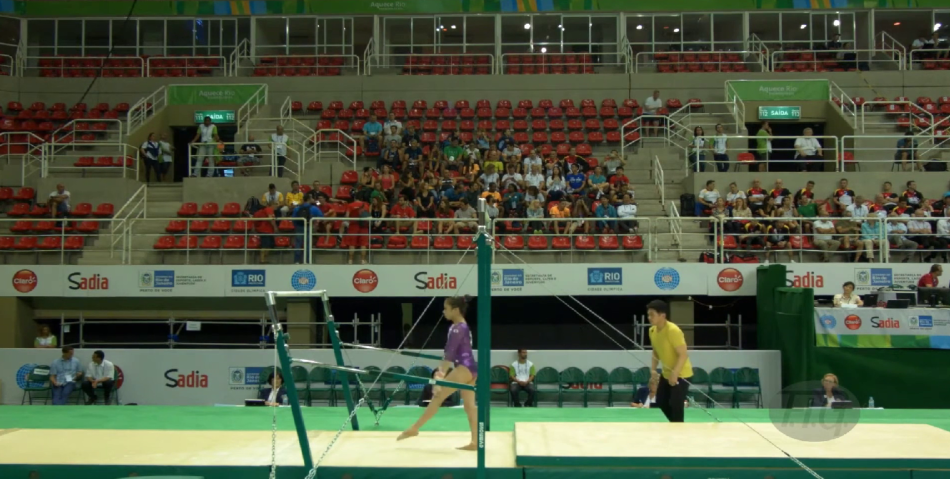
#> input picture HSV_Scale/try_hsv.png, 1900 x 958 px, given in place of barras_gym.mp4, which was not available (shown at 1/2 size)
$ python detector_main.py
#> lines starting #> are read from the running program, lines starting #| are printed output that depends on the picture; after the words box and inside, x2 and y2 are one past the last pixel; in counts of white or black regions, pixels touching at a corner belong together; pictures that were not available may be replaced by others from this repository, and a replacement may not be noted
# Importar paquetes
# https://www.youtube.com/watch?v=p3yfEtFQEEw
import cv2
from tqdm import *
from PIL import Image, ImageFilter
import numpy as np
import pandas as pd
import matplotlib.pyplot as plt

def main(path_video_in, path_video_out):
    """
    Procesa un video para calcular métricas, dibujar trayectorias y generar un video de salida.
    :param path_video_in: Ruta del video de entrada (str).
    :param path_video_out: Ruta de archivos de salida (str).
    """
#> called with path_video_in = './input/barras_gym.mp4', path_video_out = './output'
    global metrics  # Definición global de métricas

    video_in = cv2.VideoCapture(path_video_in) # Video entrada

    # Propiedades del video para video salida
    fps = video_in.get(cv2.CAP_PROP_FPS)
    width = int(video_in.get(cv2.CAP_PROP_FRAME_WIDTH))
    height = int(video_in.get(cv2.CAP_PROP_FRAME_HEIGHT))
    total_frames = int(video_in.get(cv2.CAP_PROP_FRAME_COUNT))

    fourcc = cv2.VideoWriter_fourcc(*'mp4v') # Video de salida
    video_out = cv2.VideoWriter(path_video_out + '/video_out.mp4', fourcc, fps, (width, height))

    # Se inicia barra progreso
    progress_bar = tqdm(total=total_frames, desc="Processing Frames")
    last_frame = None  # último frame

    while True:
        ret, frame = video_in.read()
#> frame is the input picture: shape (958, 1900, 3); mean B, G, R 67.1, 89.1, 80
        track_layer = np.zeros_like(frame) # Capa para dibujar la trayectoria
        if not ret:
            break

        img_filt = frame_processing(frame, track_layer, fps) # Se procesa el frame
        last_frame = img_filt  # Guardar el último frame

        video_out.write(img_filt)  # Escribir video
        progress_bar.update(1) # Actualizar barra

    metrics['Velocidad angular media (vueltas/s)'] = round(sum(total_vel_w) / len(total_vel_w),2) #Actualizar métricas

    if last_frame is not None:  # último frame
        table_frame = metrics_pandas(last_frame)  # Dibujar métricas en video
        for _ in range(int(fps * 5)):  # Congelar por 5 segundos
            video_out.write(table_frame)  # Escribir video salida

    # Liberar recursos
    video_in.release()
    video_out.release()
    cv2.destroyAllWindows()
    draw_graph(path_out)  # Dibujar gráfica
    progress_bar.close()

# [32 lines left out: function metrics_pandas, not called in this run]

def frame_processing(frame, track_layer, fps):
    """
    Dado un frame, una capa para el dibujo de la trayectoria y los fps,
    se procesa el video, se dibuja la trayectoria y se obtienen las métricas.
    :param frame: Frame del video (ndarray).
    :param track_layer: Capa trayectoria (ndarray).
    :param fps: Fps del video (int).
    :return results: Resultado del frame procesado (ndarray).
    """
#> called with fps = 30
    global low_h, high_h

    img_arr = Image.fromarray(frame)
    # Aplicar un filtro de nitidez
    img_filt = img_arr.filter(ImageFilter.UnsharpMask(radius=2, percent=150, threshold=3))
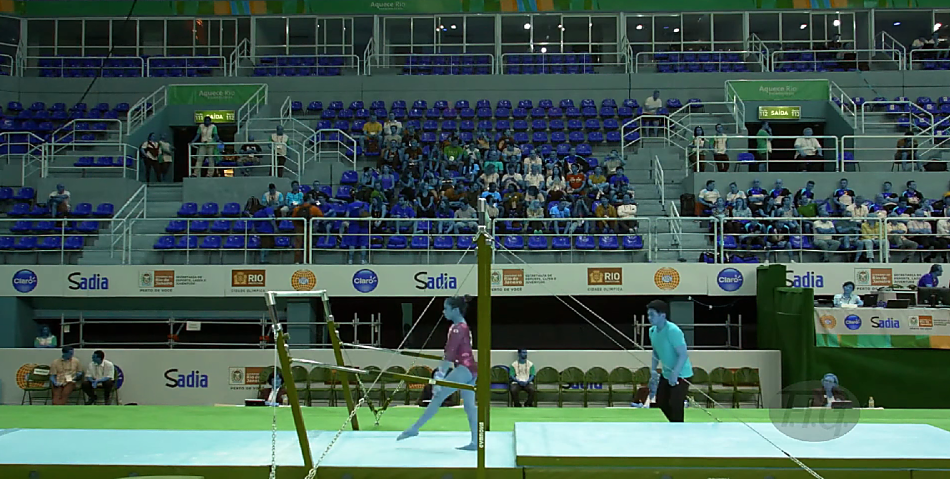
#> img_filt: PIL image 1900x958 RGB (shown at 1/2 size); mean R, G, B 67.5, 89.2, 80.2
    img_filt_arr = np.array(img_filt)

    low_h_np = np.array(low_h, dtype=np.uint8)
    high_h_np = np.array(high_h, dtype=np.uint8)

    # Máscara con umbrales hsv
    hsv_img = cv2.cvtColor(img_filt_arr, cv2.COLOR_BGR2HSV)
#> hsv_img: shape (958, 1900, 3); mean H, S, V 47.5, 108.6, 95.3
    mask = cv2.inRange(hsv_img, low_h_np, high_h_np)
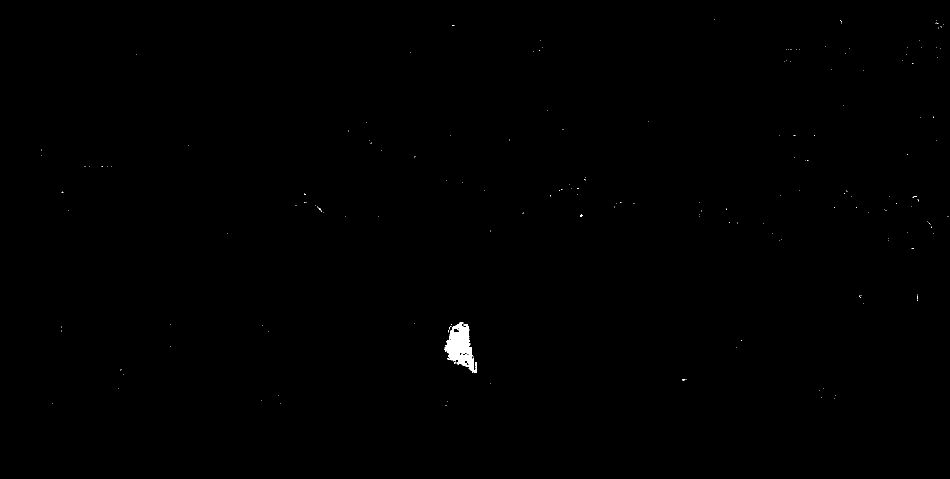
#> mask: shape (958, 1900) (shown at 1/2 size); 0.2% white; 198 white regions (197 under 20 px), largest, box (x1, y1, x2, y2) and area: (888, 645, 954, 746) 3305
    # Erosión y dilatación
    eros_img = erosion_img(mask, (3, 3), 1)
#> in erosion_img, `erosion = cv2.erode(img_input, kernel, iterations=iterations)`:
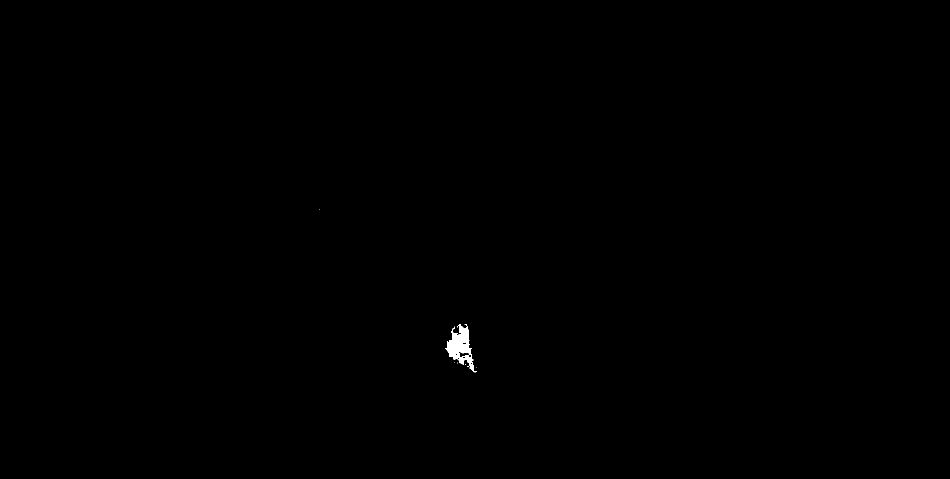
#> erosion: shape (958, 1900) (shown at 1/2 size); 0.14% white; 7 white regions (6 under 20 px), largest, box (x1, y1, x2, y2) and area: (891, 648, 953, 745) 2450
    dilat_img = dilation_img(eros_img, (15, 15), 5)
#> in dilation_img, `dilation = cv2.dilate(img_input, kernel, iterations=iterations)`:
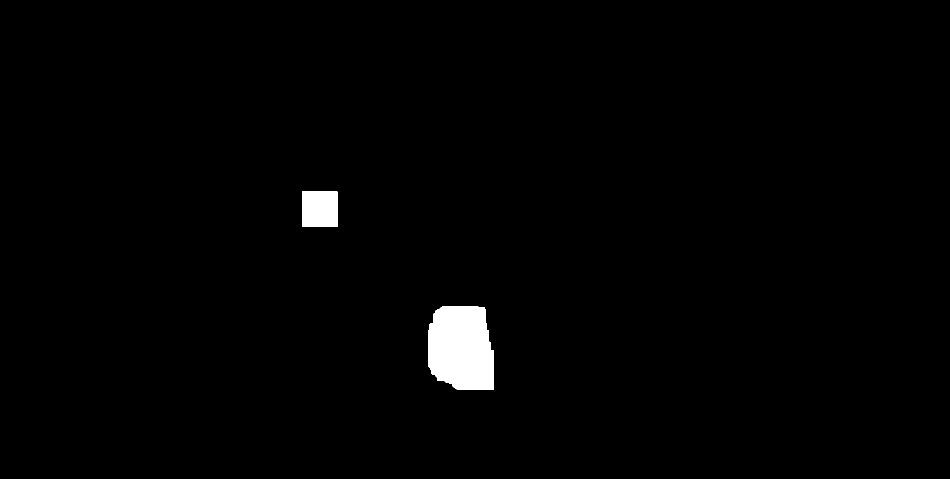
#> dilation: shape (958, 1900) (shown at 1/2 size); 1.3% white; 2 white regions

    pxl_cont = contour_processing(frame, dilat_img) # Procesar contorno
#> in contour_processing, `contours, _ = cv2.findContours(img_pre, cv2.RETR_EXTERNAL, cv2.CHAIN_A..`: contours = 2 contours; box (x1, y1, x2, y2) and area: (856, 613, 988, 780) 18980, (604, 383, 675, 454) 4900
#> in contour_processing, `max_contour = max(contours, key=cv2.contourArea)`: max_contour = contour of 85 points, box (x1, y1, x2, y2) (856, 613, 988, 780), area 18980
#> in contour_processing, `engl_cont = cv2.convexHull(max_contour)`: engl_cont = contour of 16 points, box (x1, y1, x2, y2) (856, 613, 988, 780), area 19606
#> pxl_cont has the same summary as engl_cont in contour_processing
    # Procesar trayecoria
    results = trayectoria_processing(pxl_cont, frame, track_layer, fps)

    return results

def trayectoria_processing(list_pxl, original_img, track_layer, fps):
    """
    Calcula y dibuja la trayectoria dado un contorno.
    :param list_pxl: Lista de contorno detectado (list).
    :param original_img: Imagen original (ndarray).
    :param track_layer: Capa trayectoria (ndarray).
    :param fps: Fps del video (int).
    :return mix_img: Imagen original y dibujada (ndarray).
    """
#> called with list_pxl = array of shape (16, 1, 2), fps = 30
    global track, time, graph, scale
    m = cv2.moments(list_pxl) # calcular momentos del contorno
#> m = moments, m00 19606, centre m10/m00, m01/m00 = (922.6, 696.3)
    if m['m00'] != 0:
        cx = int(m['m10'] / m['m00'])
#> cx = 922
        cy = int(m['m01'] / m['m00'])
#> cy = 696
        centroid = (cx, cy)  # Calcular centroide
#> centroid = (922, 696)
    else:
        # Si no hay momentos válidos, calcular el círculo mínimo envolvente
        (x_axis, y_axis), radius = cv2.minEnclosingCircle(list_pxl)
        center = (int(x_axis), int(y_axis))
        centroid = center

    if track:
        # Calcular métricas
        calculate_metrics(centroid, original_img, track, fps)

    track.append(centroid) # Actualizar la lista de trayectoria
    if len(track) > 15:  # Solo hacer el seguimiento en 15 puntos
        track.pop(0)

    for i in range(1, len(track)):
        # Dibujar
        cv2.line(track_layer, track[i - 1], track[i], (0, 255, 127), thickness=8)
#> this loop made 0 passes
#> track_layer: shape (958, 1900, 3); every value is 0

    # Sumar capa trayectoria y frmae
    mix_img = cv2.addWeighted(original_img, 1, track_layer, 0.85, 10)
    # tiempo y posición para gráfica
    graph.append([time, (original_img.shape[0] - centroid[1]) * scale])
    time += 1/fps
    return mix_img

def contour_processing(original_img, img_pre):
    """
    Encuentra el contorno más grande.
    :param original_img: Imagen original (ndarray).
    :param img_pre: Imagen preprocesada (ndarray).
    :return engl_cont: Contorno convexo más grande (ndarray).
    """
    contours, _ = cv2.findContours(img_pre, cv2.RETR_EXTERNAL, cv2.CHAIN_APPROX_SIMPLE)
    max_contour = max(contours, key=cv2.contourArea)

    engl_cont = cv2.convexHull(max_contour) # Envolver el contorno
    # Para dibujar
    #cv2.drawContours(original_img, [engl_cont], -1, 255, thickness=cv2.FILLED)

    return engl_cont

def calculate_metrics(centroid_px, original_img, track_curr, fps):
    """
    Calcula metricas de la trayectoria seguida.
    :param centroid_px: Centroide del contorno (tuple).
    :param original_img: Imagen original (ndarray).
    :param track_curr: Lista de puntos de la trayectoria (list).
    :param fps: Fps del video (int).
    """
    global scale, total_vel_w, alpha_prev, metrics

    # Métricas
    metrics['Altura maxima (m)'] = max(metrics['Altura maxima (m)'], round((original_img.shape[0] - centroid_px[1]) * scale , 2))

    # Cambios en la posición angular
    prev_point = track_curr[-1]
    dy = centroid_px[1] - prev_point[1]
    dx = centroid_px[0] - prev_point[0]
    alpha = np.arctan2(dy, dx) # Ángulo en radianes

    if alpha_prev is not None:
        # Calcular delta angular
        delta_alpha = alpha - alpha_prev

        # Asegurar que delta_alpha esté dentro de [-pi, pi]
        delta_alpha = np.arctan2(np.sin(delta_alpha), np.cos(delta_alpha))

        # Calcular tiempo entre frames
        delta_time = 1 / fps

        # Calcular velocidad angular (vueltas por segundo)
        vel_w = abs(delta_alpha) / (2 * np.pi * delta_time)

        # Actualizar métricas
        metrics['Velocidad angular maxima (vueltas/s)'] = max(metrics['Velocidad angular maxima (vueltas/s)'], round(vel_w, 2))
        total_vel_w.append(round(vel_w,2))

        # Actualizar el ángulo previo
    alpha_prev = alpha

# [20 lines left out: function draw_graph, not called in this run]

def erosion_img(img_input, kernel, iterations):
    """
    Aplica erosión
    :param img_input: Imagen entrada (ndarray).
    :param kernel: Tamaño del kernel (tuple).
    :param iterations: Iteraciones (int).
    :return erosion: Imagen procesada (ndarray).
    """
    kernel = np.ones(kernel, np.uint8)
    erosion = cv2.erode(img_input, kernel, iterations=iterations)
    return erosion

def dilation_img(img_input, kernel, iterations):
    """
    Aplica dilatación
    :param img_input: Imagen entrada (ndarray).
    :param kernel: Tamaño del kernel (tuple).
    :param iterations: Iteraciones (int).
    :return dilation: Imagen procesada (ndarray).
    """
    kernel = np.ones(kernel, np.uint8)
    dilation = cv2.dilate(img_input, kernel, iterations=iterations)
    return dilation

if __name__ == "__main__":
    path_video = './input/barras_gym.mp4' # Ruta video
    path_out = './output' # Ruta video salida

    low_h = [128, 40, 44]   # Lista valores HSV
    high_h = [160, 139, 165]
    scale = 0.0043  # Escala mppx

    # Métricas y variables para el análisis
    metrics = {'Altura maxima (m)': float(0), 'Velocidad angular media (vueltas/s)': float(0), 'Velocidad angular maxima (vueltas/s)':float(0)}
    time = 0
    track = []
    graph = []
    total_vel_w = []
    alpha_prev = None

    main(path_video, path_out )
